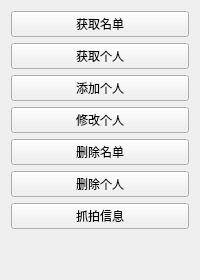
               <widget class="QWidget" name="p1">
                <layout class="QGridLayout" name="gridLayout_13">
                 <item row="0" column="0">
                  <widget class="QPushButton" name="GetListbtn">
                   <property name="text">
                    <string>获取名单</string>
                   </property>
                  </widget>
                 </item>
                 <item row="1" column="0">
                  <widget class="QPushButton" name="GetPersonbtn">
                   <property name="text">
                    <string>获取个人</string>
                   </property>
                  </widget>
                 </item>
                 <item row="2" column="0">
                  <widget class="QPushButton" name="AddPersonbtn">
                   <property name="text">
                    <string>添加个人</string>
                   </property>
                  </widget>
                 </item>
                 <item row="3" column="0">
                  <widget class="QPushButton" name="EditPersonbtn">
                   <property name="text">
                    <string>修改个人</string>
                   </property>
                  </widget>
                 </item>
                 <item row="7" column="0">
                  <spacer name="verticalSpacer_2">
                   <property name="orientation">
                    <enum>Qt::Vertical</enum>
                   </property>
                   <property name="sizeHint" stdset="0">
                    <size>
                     <width>20</width>
                     <height>40</height>
                    </size>
                   </property>
                  </spacer>
                 </item>
                 <item row="4" column="0">
                  <widget class="QPushButton" name="DelListbtn">
                   <property name="text">
                    <string>删除名单</string>
                   </property>
                  </widget>
                 </item>
                 <item row="5" column="0">
                  <widget class="QPushButton" name="DelPersonbtn">
                   <property name="text">
                    <string>删除个人</string>
                   </property>
                  </widget>
                 </item>
                 <item row="6" column="0">
                  <widget class="QPushButton" name="Captureinfobtn">
                   <property name="text">
                    <string>抓拍信息</string>
                   </property>
                  </widget>
                 </item>
                </layout>
               </widget>
